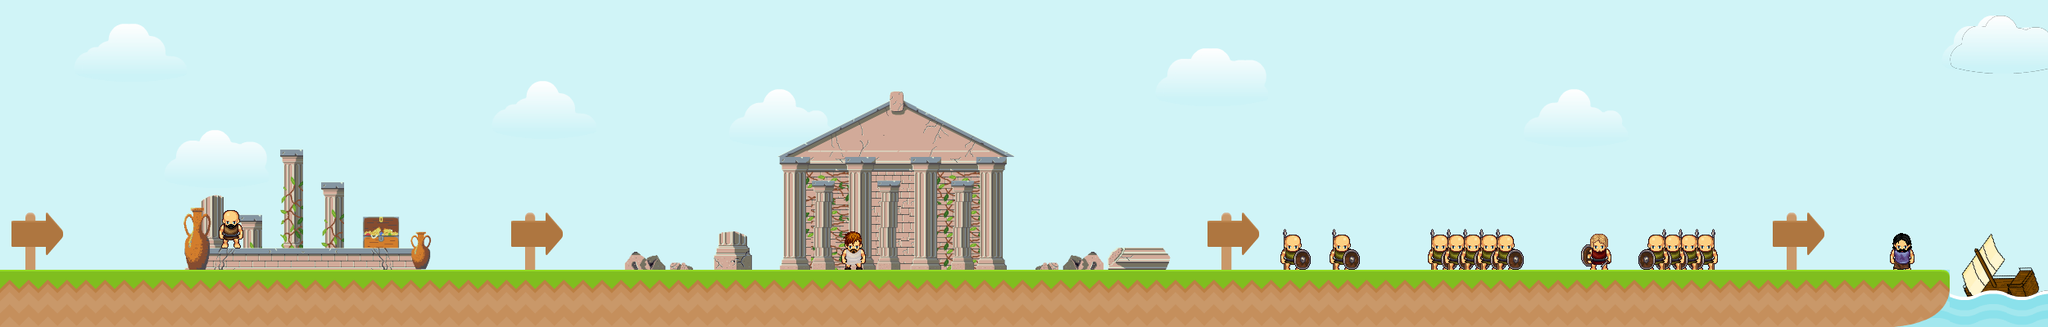

Below is a game level as drawn by its tile map, then a one-line description and the .tmx that defines it (tile-layer data replaced by summaries):
An orthogonal 250x40 tile map with 10x10 px tiles, 8 tile layers (backgrounds, beforebackground, stairs, far, ...), 4 hidden layers not drawn, 30 tilesets.

<map version="1.0" orientation="orthogonal" renderorder="right-down" width="250" height="40" tilewidth="10" tileheight="10">
 <tileset firstgid="1" name="env1" tilewidth="70" tileheight="70">
  <image source="env1.png" width="630" height="490" />
 </tileset>
 <tileset firstgid="64" name="clouds1" tilewidth="128" tileheight="71">
  <image source="clouds1.png" width="129" height="213" />
 </tileset>
 <tileset firstgid="67" name="short_thingy1" tilewidth="48" tileheight="106">
  <image source="short_thingy1.png" width="96" height="106" />
 </tileset>
 <tileset firstgid="69" name="tall_thingy1" tilewidth="48" tileheight="146">
  <image source="tall_thingy1.png" width="96" height="146" />
 </tileset>
 <tileset firstgid="71" name="progress1" tilewidth="47" tileheight="47">
  <image source="progress1.png" width="94" height="47" />
 </tileset>
 <tileset firstgid="73" name="bckg1" tilewidth="10" tileheight="10">
  <image source="bckg1.png" width="140" height="70" />
 </tileset>
 <tileset firstgid="171" name="brick1" tilewidth="10" tileheight="10">
  <image source="brick1.png" width="70" height="70" />
 </tileset>
 <tileset firstgid="220" name="ruin_greek001" tilewidth="10" tileheight="10">
  <image source="ruin_greek001.png" width="312" height="104" />
 </tileset>
 <tileset firstgid="530" name="ruin_greek002" tilewidth="10" tileheight="10">
  <image source="ruin_greek002.png" width="165" height="36" />
 </tileset>
 <tileset firstgid="578" name="ruin_greek003" tilewidth="10" tileheight="10">
  <image source="ruin_greek003.png" width="165" height="78" />
 </tileset>
 <tileset firstgid="690" name="ruin_greek04" tilewidth="10" tileheight="10">
  <image source="ruin_greek04.png" width="100" height="34" />
 </tileset>
 <tileset firstgid="720" name="ruin_greek005" tilewidth="10" tileheight="10">
  <image source="ruin_greek005.png" width="40" height="152" />
 </tileset>
 <tileset firstgid="780" name="ruin_greek006" tilewidth="10" tileheight="10">
  <image source="ruin_greek006.png" width="30" height="114" />
 </tileset>
 <tileset firstgid="813" name="ruin_greek007" tilewidth="10" tileheight="10">
  <image source="ruin_greek007.png" width="40" height="88" />
 </tileset>
 <tileset firstgid="845" name="ruin_greek008" tilewidth="10" tileheight="10">
  <image source="ruin_greek008.png" width="50" height="54" />
 </tileset>
 <tileset firstgid="870" name="ruin_greek009" tilewidth="10" tileheight="10">
  <image source="ruin_greek009.png" width="90" height="45" />
 </tileset>
 <tileset firstgid="906" name="ruin_greek010" tilewidth="10" tileheight="10">
  <image source="ruin_greek010.png" width="80" height="40" />
 </tileset>
 <tileset firstgid="938" name="ruin_greek011" tilewidth="10" tileheight="10">
  <image source="ruin_greek011.png" width="39" height="133" />
 </tileset>
 <tileset firstgid="977" name="ruin_greek012" tilewidth="10" tileheight="10">
  <image source="ruin_greek012.png" width="39" height="142" />
 </tileset>
 <tileset firstgid="1019" name="ruin_greek013" tilewidth="10" tileheight="10">
  <image source="ruin_greek013.png" width="30" height="109" />
 </tileset>
 <tileset firstgid="1049" name="ruin_greek014" tilewidth="10" tileheight="10">
  <image source="ruin_greek014.png" width="30" height="56" />
 </tileset>
 <tileset firstgid="1064" name="ruin_greek015" tilewidth="10" tileheight="10">
  <image source="ruin_greek015.png" width="40" height="95" />
 </tileset>
 <tileset firstgid="1100" name="ruin_greek016" tilewidth="10" tileheight="10">
  <image source="ruin_greek016.png" width="50" height="55" />
 </tileset>
 <tileset firstgid="1125" name="greek001" tilewidth="10" tileheight="10">
  <image source="greek001.png" width="125" height="128" />
 </tileset>
 <tileset firstgid="1269" name="greek_trader" tilewidth="10" tileheight="10">
  <image source="greek_trader.png" width="43" height="64" />
 </tileset>
 <tileset firstgid="1293" name="greek_politician" tilewidth="10" tileheight="10">
  <image source="greek_politician.png" width="43" height="64" />
 </tileset>
 <tileset firstgid="1317" name="greek_marine" tilewidth="10" tileheight="10">
  <image source="greek_marine.png" width="43" height="64" />
 </tileset>
 <tileset firstgid="1341" name="greek_soldier" tilewidth="10" tileheight="10">
  <image source="greek_soldier.png" width="43" height="64" />
 </tileset>
 <tileset firstgid="1365" name="greek_officer" tilewidth="10" tileheight="10">
  <image source="greek_officer.png" width="43" height="64" />
 </tileset>
 <tileset firstgid="1389" name="progress2" tilewidth="10" tileheight="10">
  <image source="progress2.png" width="80" height="80" />
 </tileset>
 <layer name="backgrounds" width="250" height="40">
  <data>[10000 cells, 10000 non-empty, 49 distinct tile ids]</data>
 </layer>
 <layer name="beforebackground" width="250" height="40">
  <data>[10000 cells, 372 non-empty, 44 distinct tile ids]</data>
 </layer>
 <layer name="stairs" width="250" height="40">
  <data>[10000 cells, 448 non-empty, 212 distinct tile ids]</data>
 </layer>
 <layer name="far" width="250" height="40">
  <data>[10000 cells, 389 non-empty, 133 distinct tile ids]</data>
 </layer>
 <layer name="doors" width="250" height="40">
  <data>[10000 cells, 516 non-empty, 492 distinct tile ids]</data>
 </layer>
 <layer name="locks" width="250" height="40">
  <data>[10000 cells, 122 non-empty, 97 distinct tile ids]</data>
 </layer>
 <objectgroup name="player" />
 <layer name="floor" width="250" height="40">
  <data>[10000 cells, 36 non-empty, 3 distinct tile ids]</data>
 </layer>
 <layer name="top" width="250" height="40">
  <data>[10000 cells, 112 non-empty, 76 distinct tile ids]</data>
 </layer>
 <objectgroup name="controls" />
 <layer name="merchant" width="250" height="40" visible="0">
  <data>[10000 cells, 36 non-empty, 36 distinct tile ids]</data>
 </layer>
 <layer name="politician" width="250" height="40" visible="0">
  <data>[10000 cells, 36 non-empty, 36 distinct tile ids]</data>
 </layer>
 <layer name="officer" width="250" height="40" visible="0">
  <data>[10000 cells, 36 non-empty, 36 distinct tile ids]</data>
 </layer>
 <layer name="marine" width="250" height="40" visible="0">
  <data>[10000 cells, 36 non-empty, 36 distinct tile ids]</data>
 </layer>
</map>
